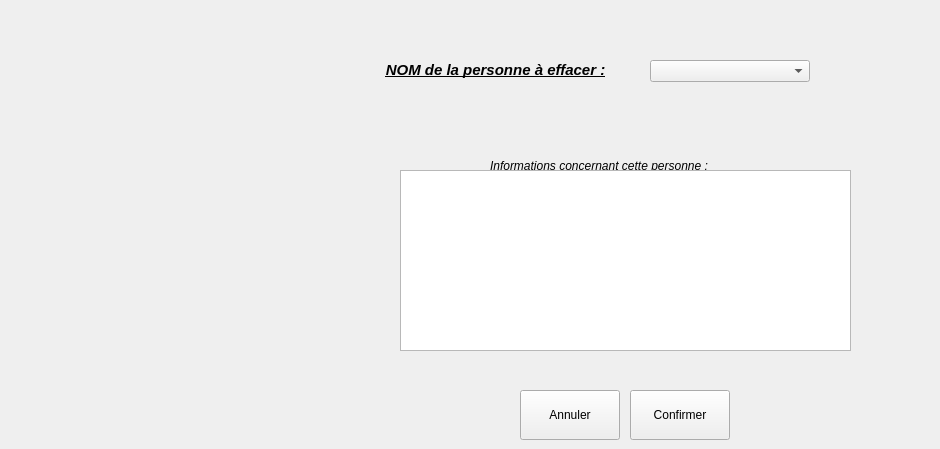
      <widget class="QWidget" name="tbEffacerPersonne">
       <attribute name="title">
        <string>Effacer une personne existante...</string>
       </attribute>
       <widget class="QComboBox" name="cBoxPersSupp">
        <property name="geometry">
         <rect>
          <x>650</x>
          <y>60</y>
          <width>160</width>
          <height>22</height>
         </rect>
        </property>
       </widget>
       <widget class="QLabel" name="label_142">
        <property name="geometry">
         <rect>
          <x>490</x>
          <y>150</y>
          <width>441</width>
          <height>31</height>
         </rect>
        </property>
        <property name="font">
         <font>
          <weight>50</weight>
          <italic>true</italic>
          <bold>false</bold>
          <underline>false</underline>
         </font>
        </property>
        <property name="text">
         <string>Informations concernant cette personne :</string>
        </property>
       </widget>
       <widget class="QPushButton" name="btOkPersSupp">
        <property name="geometry">
         <rect>
          <x>630</x>
          <y>390</y>
          <width>100</width>
          <height>50</height>
         </rect>
        </property>
        <property name="text">
         <string>Confirmer</string>
        </property>
        <property name="icon">
         <iconset>
          <normaloff>C:/Users/Tom/Documents/ECOLE/BTS_IRIS_2/SuPerL/LINUX/FONCTIONNEL_RV1/Projet_Config/ressources/bt_ok.png</normaloff>C:/Users/Tom/Documents/ECOLE/BTS_IRIS_2/SuPerL/LINUX/FONCTIONNEL_RV1/Projet_Config/ressources/bt_ok.png</iconset>
        </property>
       </widget>
       <widget class="QTextEdit" name="txtInfoPersDel">
        <property name="geometry">
         <rect>
          <x>400</x>
          <y>170</y>
          <width>451</width>
          <height>181</height>
         </rect>
        </property>
       </widget>
       <widget class="QPushButton" name="btAnnulerPersSupp">
        <property name="geometry">
         <rect>
          <x>520</x>
          <y>390</y>
          <width>100</width>
          <height>50</height>
         </rect>
        </property>
        <property name="text">
         <string>Annuler</string>
        </property>
        <property name="icon">
         <iconset>
          <normaloff>C:/Users/Tom/Documents/ECOLE/BTS_IRIS_2/SuPerL/LINUX/FONCTIONNEL_RV1/Projet_Config/ressources/ButtonClose.png</normaloff>C:/Users/Tom/Documents/ECOLE/BTS_IRIS_2/SuPerL/LINUX/FONCTIONNEL_RV1/Projet_Config/ressources/ButtonClose.png</iconset>
        </property>
       </widget>
       <widget class="QLabel" name="label_141">
        <property name="geometry">
         <rect>
          <x>360</x>
          <y>60</y>
          <width>271</width>
          <height>20</height>
         </rect>
        </property>
        <property name="font">
         <font>
          <pointsize>11</pointsize>
          <weight>75</weight>
          <italic>true</italic>
          <bold>true</bold>
          <underline>true</underline>
         </font>
        </property>
        <property name="text">
         <string>NOM de la personne à effacer :</string>
        </property>
        <property name="alignment">
         <set>Qt::AlignCenter</set>
        </property>
       </widget>
       <widget class="QLabel" name="label_39">
        <property name="geometry">
         <rect>
          <x>40</x>
          <y>20</y>
          <width>51</width>
          <height>61</height>
         </rect>
        </property>
        <property name="text">
         <string/>
        </property>
        <property name="pixmap">
         <pixmap>../../../../../../opt/SuPer_2015/Projet_SuPer/ressources/supprimer.png</pixmap>
        </property>
       </widget>
      </widget>
